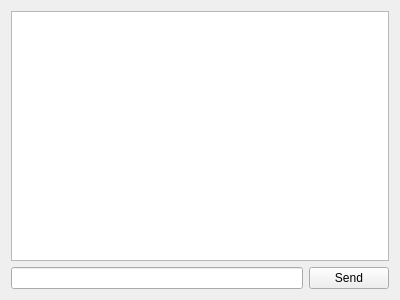
<?xml version="1.0" encoding="UTF-8"?>
<ui version="4.0">
 <class>ChatWindow</class>
 <widget class="QWidget" name="ChatWindow">
  <property name="geometry">
   <rect>
    <x>0</x>
    <y>0</y>
    <width>400</width>
    <height>300</height>
   </rect>
  </property>
  <property name="windowTitle">
   <string>ChatWindow</string>
  </property>
  <layout class="QVBoxLayout" name="verticalLayout_2">
   <item>
    <layout class="QVBoxLayout" name="verticalLayout">
     <item>
      <widget class="QListWidget" name="listWidget_chat"/>
     </item>
     <item>
      <layout class="QHBoxLayout" name="horizontalLayout">
       <item>
        <widget class="QLineEdit" name="lineEdit_write"/>
       </item>
       <item>
        <widget class="QPushButton" name="pushButton_send">
         <property name="text">
          <string>Send</string>
         </property>
        </widget>
       </item>
      </layout>
     </item>
    </layout>
   </item>
  </layout>
 </widget>
 <layoutdefault spacing="6" margin="11"/>
 <resources/>
 <connections/>
</ui>
